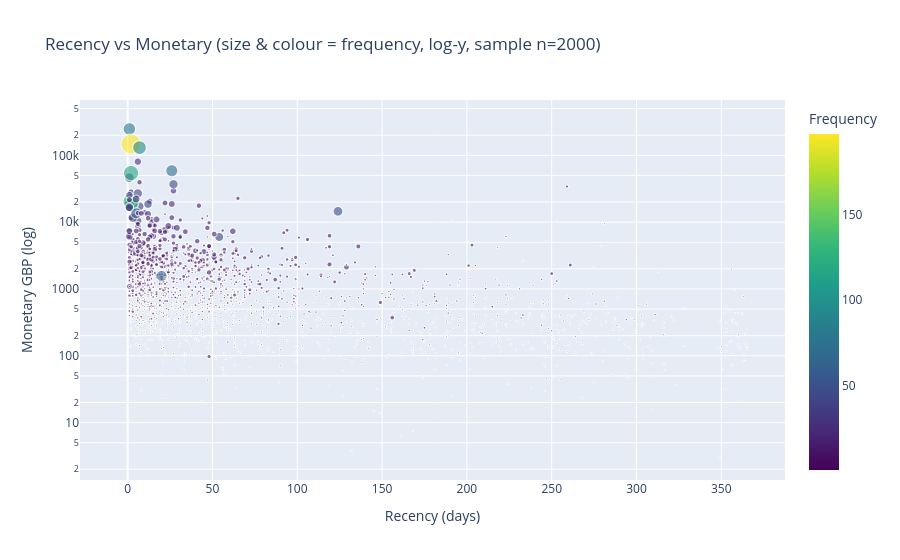

Write notebook code for a chart like this one.
### Code cell
# RFM scatter: recency vs monetary, sized by frequency
fig = px.scatter(
    rfm.sample(min(2000, len(rfm)), random_state=42),
    x="recency", y="monetary",
    size="frequency", color="frequency",
    log_y=True,
    title="Recency vs Monetary (size & colour = frequency, log-y, sample n=2000)",
    labels={"recency": "Recency (days)", "monetary": "Monetary GBP (log)", "frequency": "Frequency"},
    color_continuous_scale="Viridis",
    opacity=0.6,
)
fig.show()

### Figure 1 — Plotly figure (JSON) as saved in the notebook; plotly's stock layout.template omitted (floating-point values rounded to 4 significant figures; data arrays with more than 128 entries replaced by an {"elided": "..."} marker saying what was removed)
{"data": [{"hovertemplate": "Recency (days)=%{x}<br>Monetary GBP (log)=%{y}<br>Frequency=%{marker.color}<extra></extra>", "legendgroup": "", "marker": {"color": {"elided": "2000 int values"}, "coloraxis": "coloraxis", "opacity": 0.6, "size": {"elided": "2000 int values"}, "sizemode": "area", "sizeref": 0.4925, "symbol": "circle"}, "mode": "markers", "name": "", "showlegend": false, "type": "scattergl", "x": {"elided": "2000 int values"}, "xaxis": "x", "y": {"elided": "2000 float values"}, "yaxis": "y"}], "layout": {"coloraxis": {"colorbar": {"title": {"text": "Frequency"}}, "colorscale": [[0, "#440154"], [0.1111, "#482878"], [0.2222, "#3e4989"], [0.3333, "#31688e"], [0.4444, "#26828e"], [0.5556, "#1f9e89"], [0.6667, "#35b779"], [0.7778, "#6ece58"], [0.8889, "#b5de2b"], [1, "#fde725"]]}, "legend": {"itemsizing": "constant", "tracegroupgap": 0}, "title": {"text": "Recency vs Monetary (size & colour = frequency, log-y, sample n=2000)"}, "xaxis": {"anchor": "y", "domain": [0, 1], "title": {"text": "Recency (days)"}}, "yaxis": {"anchor": "x", "domain": [0, 1], "title": {"text": "Monetary GBP (log)"}, "type": "log"}}}
